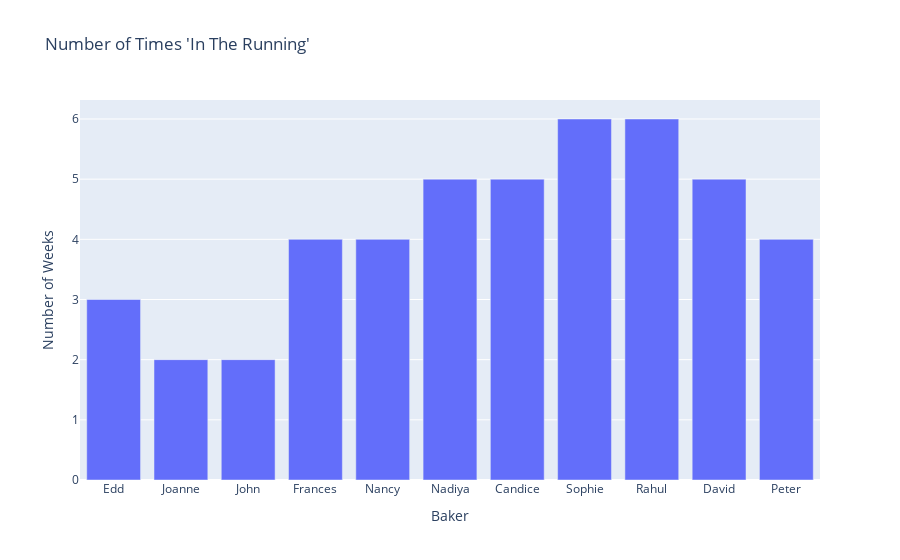

The notebook cell saved with this chart:
### Code cell
fig = px.bar(count_of_winner_favorites, x="Baker", y="Favorite", title="Number of Times 'In The Running'",labels=dict(Favorite="Number of Weeks"))
fig.show()

### Figure 1 — Plotly figure (JSON) as saved in the notebook; plotly's stock layout.template omitted (floating-point values rounded to 4 significant figures)
{"data": [{"alignmentgroup": "True", "hovertemplate": "Baker=%{x}<br>Number of Weeks=%{y}<extra></extra>", "legendgroup": "", "marker": {"color": "#636efa"}, "name": "", "offsetgroup": "", "orientation": "v", "showlegend": false, "textposition": "auto", "type": "bar", "x": ["Edd", "Joanne", "John", "Frances", "Nancy", "Nadiya", "Candice", "Sophie", "Rahul", "David", "Peter"], "xaxis": "x", "y": [3, 2, 2, 4, 4, 5, 5, 6, 6, 5, 4], "yaxis": "y"}], "layout": {"barmode": "relative", "legend": {"tracegroupgap": 0}, "title": {"text": "Number of Times 'In The Running'"}, "xaxis": {"anchor": "y", "domain": [0, 1], "title": {"text": "Baker"}}, "yaxis": {"anchor": "x", "domain": [0, 1], "title": {"text": "Number of Weeks"}}}}
